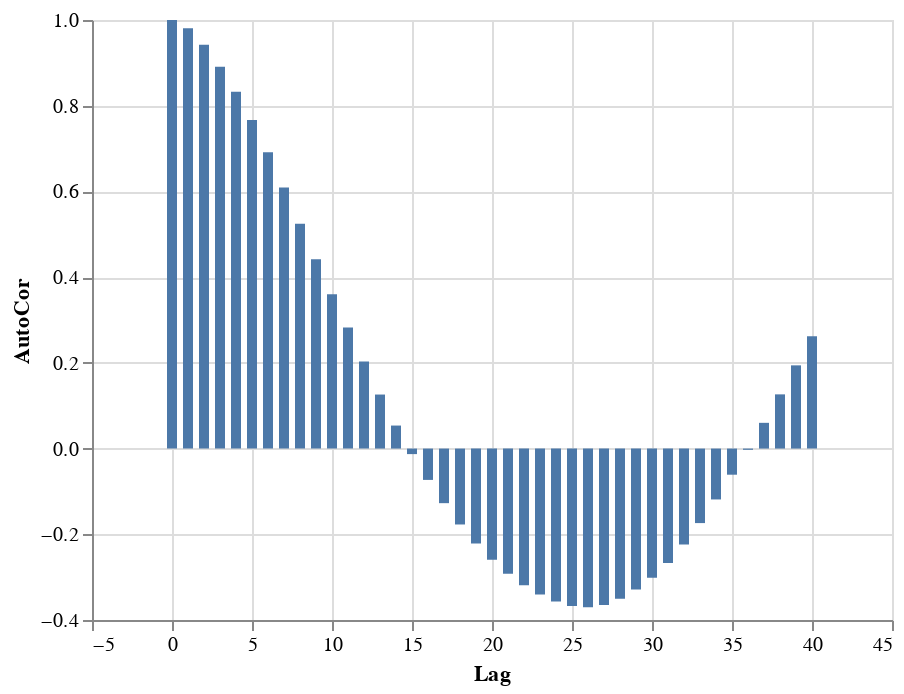

The cell this chart's notebook holds for it:
### Markdown cell above
### Function call to generate autocorrelation plot
### we can see there is evidence against stationarity, there is slowly dampening sinusiodal autocorrelations

### Code cell
make_autocorr(flu_data.SPEC_RECEIVED_NB, nlags = 40)

### Figure 1 — Vega-Lite specification as saved in the notebook (floating-point values rounded to 4 significant figures)
{"config": {"view": {"continuousWidth": 400, "continuousHeight": 300}}, "data": {"name": "data-c153550980740005de5e7f0e5a6a72a6"}, "mark": "bar", "encoding": {"x": {"type": "quantitative", "field": "Lag"}, "y": {"type": "quantitative", "field": "AutoCor"}}, "$schema": "https://vega.github.io/schema/vega-lite/v4.8.1.json", "datasets": {"data-c153550980740005de5e7f0e5a6a72a6": [{"Lag": 0, "AutoCor": 1.0}, {"Lag": 1, "AutoCor": 0.9809}, {"Lag": 2, "AutoCor": 0.942}, {"Lag": 3, "AutoCor": 0.8908}, {"Lag": 4, "AutoCor": 0.8327}, {"Lag": 5, "AutoCor": 0.7666}, {"Lag": 6, "AutoCor": 0.6912}, {"Lag": 7, "AutoCor": 0.6091}, {"Lag": 8, "AutoCor": 0.5244}, {"Lag": 9, "AutoCor": 0.4416}, {"Lag": 10, "AutoCor": 0.3603}, {"Lag": 11, "AutoCor": 0.2823}, {"Lag": 12, "AutoCor": 0.2033}, {"Lag": 13, "AutoCor": 0.1261}, {"Lag": 14, "AutoCor": 0.0537}, {"Lag": 15, "AutoCor": -0.01291}, {"Lag": 16, "AutoCor": -0.07313}, {"Lag": 17, "AutoCor": -0.1274}, {"Lag": 18, "AutoCor": -0.1771}, {"Lag": 19, "AutoCor": -0.2216}, {"Lag": 20, "AutoCor": -0.2596}, {"Lag": 21, "AutoCor": -0.2919}, {"Lag": 22, "AutoCor": -0.3189}, {"Lag": 23, "AutoCor": -0.3406}, {"Lag": 24, "AutoCor": -0.3571}, {"Lag": 25, "AutoCor": -0.3675}, {"Lag": 26, "AutoCor": -0.3703}, {"Lag": 27, "AutoCor": -0.3649}, {"Lag": 28, "AutoCor": -0.3502}, {"Lag": 29, "AutoCor": -0.3286}, {"Lag": 30, "AutoCor": -0.3014}, {"Lag": 31, "AutoCor": -0.267}, {"Lag": 32, "AutoCor": -0.2241}, {"Lag": 33, "AutoCor": -0.1739}, {"Lag": 34, "AutoCor": -0.1187}, {"Lag": 35, "AutoCor": -0.06098}, {"Lag": 36, "AutoCor": -0.002888}, {"Lag": 37, "AutoCor": 0.06006}, {"Lag": 38, "AutoCor": 0.1265}, {"Lag": 39, "AutoCor": 0.1942}, {"Lag": 40, "AutoCor": 0.2619}]}}
